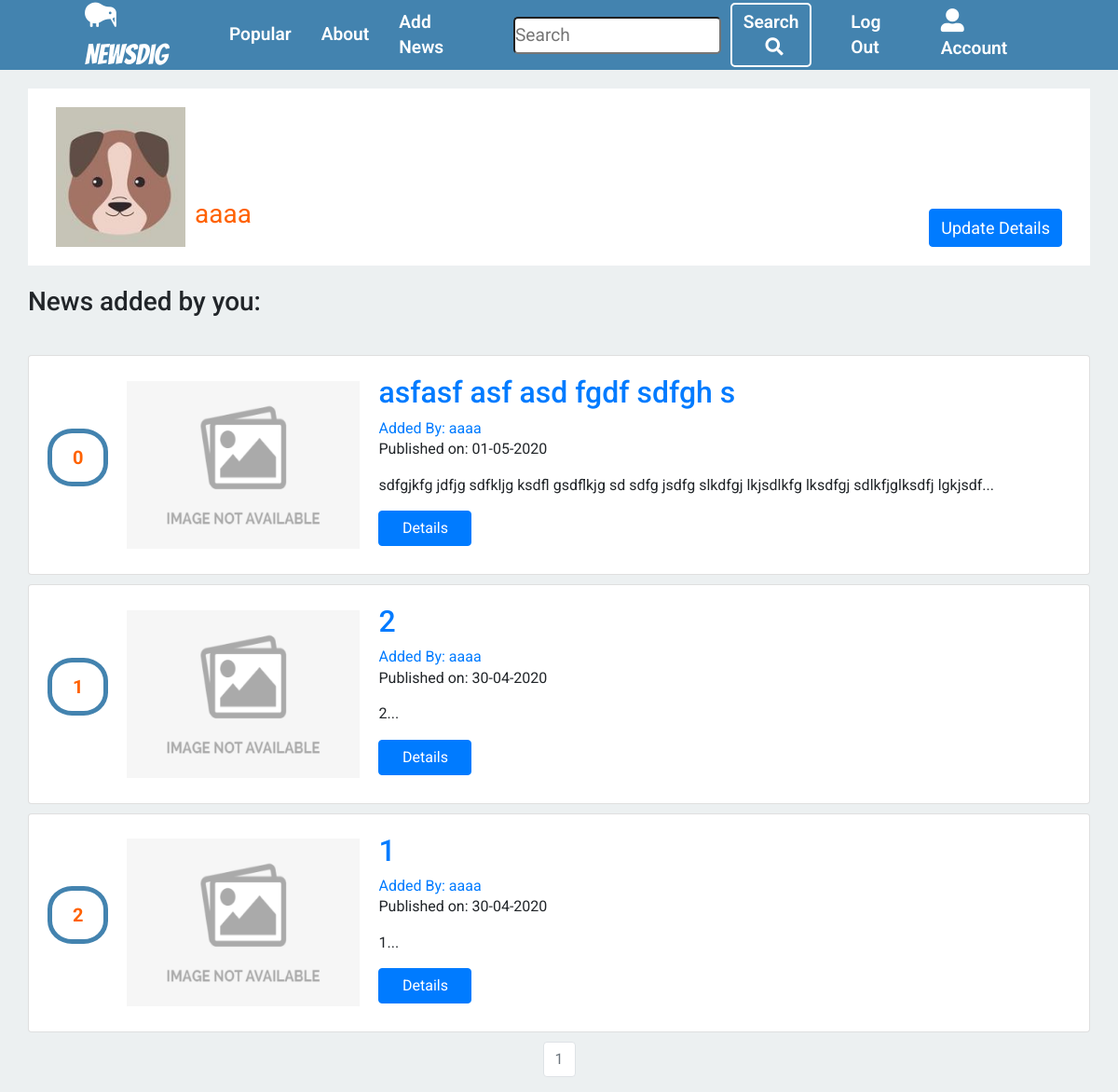
/account (signed in), run on the app's committed database.
### news/models.py (models this page shows, shortened)
class User(db.Model, UserMixin):
    __tablename__ = 'users'
    id = db.Column(db.Integer, primary_key=True)
    profile_image = db.Column(
        db.String(20), nullable=False, default='default_profile.png')
    email = db.Column(db.String(64), unique=True, index=True)
    username = db.Column(db.String(64), unique=True, index=True)
    password_hash = db.Column(db.String(128))
    news_group = db.relationship('News', backref='author', lazy=True)

class News(db.Model):
    __tablename__ = 'news'
    users = db.relationship(User)
    id = db.Column(db.Integer, primary_key=True)
    user_id = db.Column(db.Integer, db.ForeignKey('users.id'), nullable=False)
    picture_link = db.Column(db.String(), nullable=False)
    link = db.Column(db.String(), nullable=False)
    date = db.Column(db.DateTime, nullable=False, default=datetime.utcnow)
    title = db.Column(db.String(140), nullable=False)
    text = db.Column(db.Text, nullable=False)
    comments = db.relationship(
        'Comment', backref='news', lazy=True, cascade="all,delete")
    likes = db.Column(db.Integer, nullable=False, default=0)

### news/users/views.py (the view)
@users.route("/account", methods=['GET', 'POST'])
@login_required
def account():
    form = UpdateUserForm()
    page = request.args.get('page', 1, type=int)
    user_news = News.query.filter(
        News.user_id == current_user.id).order_by(
        News.date.desc()).paginate(page=page, per_page=5)
    if form.validate_on_submit():
        if form.picture.data:
            username = current_user.username
            pic = add_profile_pic(form.picture.data, username)
            current_user.profile_image = pic
        elif form.check_email(form.email) == False:
            return redirect(url_for('users.account'))
        elif form.check_username(form.username) == False:
            return redirect(url_for('users.account'))
        current_user.username = form.username.data
        current_user.email = form.email.data
        db.session.commit()
        flash('User Account Updated')
        return redirect(url_for('users.account'))
    elif request.method == 'GET':
        form.username.data = current_user.username
        form.email.data = current_user.email
    profile_image = url_for(
        'static', filename='profile_pics/' + current_user.profile_image)
    return render_template('account.html', profile_image=profile_image, form=form, user_news=user_news)

### news/users/forms.py (shortened to what this page needs)
class UpdateUserForm(FlaskForm):
    email = StringField('Email', validators=[DataRequired(), Email()])
    username = StringField('Username', validators=[DataRequired()])
    picture = FileField('Update Profile Picture', validators=[
                        FileAllowed(['jpg', 'png'])])
    submit = SubmitField('Update')

### news/models.py (called while the page is built)
@login_manager.user_loader
def load_user(user_id):
    return User.query.get(user_id)

### news/templates/account.html (shortened to what this page needs)
{% extends "base.html" %}
{% block content %}
<div class="container">
  <div class="user_info">
    <div>
      <img src="{{ url_for('static', filename='profile_pics/' + current_user.profile_image) }}">
      <p>{{ current_user.username }}</p>
    </div>
    <div>
      <a id="update_user" href="#" class="btn btn-primary">Update Details</a>
    </div>
  </div>
  <br>
  <h3>News added by you:</h3>
  <br>
  {% if not user_news.items %}
  <h4>No news yet!</h4>
  {% else %}
  {% for news in user_news.items %}
  <div class="card">
    <div class="card-body">
      <div class='likes'>
        <p>{{news.likes}}</p>
      </div>
      <div class="miniature">
        {% if news.picture_link%}
        <img src="{{news.picture_link}}" alt="">
        {% else %}
        <img src="{{ url_for('static', filename='default.jpeg') }}">
        {% endif %}
      </div>
      <div class="news_info">
        <h2><a class="card-title" href="  {{ url_for('news_group.news_view', news_id=news.id) }}">{{ news.title }}</a>
        </h2>
        <a href="{{ url_for('users.user_news', username=news.author.username) }}">Added By:
          {{ news.author.username }}</a>
        <p>Published on: {{ news.date.strftime('%d-%m-%Y') }}</p>
        <p class="card-text">{{ news.text[:100] }}...</p>
        <a href="{{ url_for('news_group.news_view', news_id=news.id) }}" class="details_btn btn btn-primary">Details</a>
      </div>
    </div>
  </div>
  {% endfor %}
  {% endif %}
</div>
<nav aria-label="Page navigation example">
  <ul class="pagination ">
    {% for page_num in user_news.iter_pages(left_edge=1, right_edge=1, left_current=1, right_current=2) %}
    {% if user_news.page == page_num %}
    <li class="page-item disabled">
      <a class="page-link" href="{{ url_for('users.account', page=page_num) }}">{{ page_num }}</a></li>
    {% else %}
    <li class="page-item"><a class="page-link" href="{{ url_for('users.account', page=page_num) }}">{{ page_num }}</a>
    </li>
    {% endif %}
    {% endfor %}
</nav>
{% endblock content %}

### news/static/css/main.css (style rules this page uses)
* { box-sizing: border-box; margin: 0; padding: 0; }
body { font-family: 'Roboto', sans-serif; line-height: 1.4; background-color: #ecf0f1; }
.container { max-width: 1300px; margin-top: 20px; }
.pagination { margin-top: 10px; justify-content: center; }
.card { width: 100%; margin-top: 10px; }
.card .card-body { align-items: center; display: flex; }
.card .card-body .likes { margin-right: 20px; }
.card .card-body .likes p { border: 5px solid #4383af; padding: 12px 22px; border-radius: 40%; font-size: 20px; font-weight: 700; color: #ff6200; }
.card .card-body .miniature { margin-right: 20px; }
.card .card-body .miniature img { width: 250px; height: 180px; }
.card .details_btn { margin-bottom: 10px; margin-right: 10px; width: 100px; align-self: flex-end; }
.user_info { display: flex; background: #fff; padding: 20px; justify-content: space-between; }
.user_info div { display: flex; margin-right: 10px; }
.user_info div #update_user { font-size: large; align-self: flex-end; }
.user_info img { margin-left: 10px; }
.user_info p { align-self: flex-end; margin-left: 10px; font-size: 28px; color: #ff6200; }

### data on the page
User: profile_image (placeholder picture), username "aaaa"
News: likes "0", title "asfasf asf asd fgdf sdfgh s", author.username "aaaa", date "01-05-2020", text "sdfgjkfg jdfjg sdfkljg ksdfl gsdflkjg sd sdfg jsdfg slkdfgj lkjsdlkfg lksdfgj sdlkfjglksdfj lgkjsdf"
News: likes "1", title "2", author.username "aaaa", date "30-04-2020", text "2"
News: likes "2", title "1", author.username "aaaa", date "30-04-2020", text "1"

### other printed values
{{ page_num }} "1"
